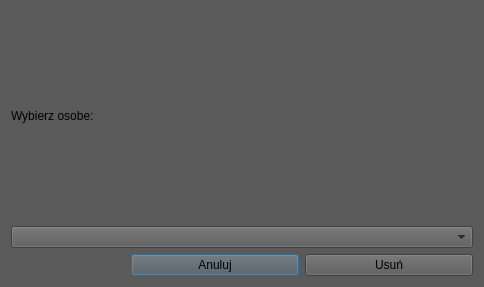
<?xml version="1.0" encoding="UTF-8"?>
<ui version="4.0">
 <class>RemovePersonWindow</class>
 <widget class="QDialog" name="RemovePersonWindow">
  <property name="geometry">
   <rect>
    <x>0</x>
    <y>0</y>
    <width>484</width>
    <height>287</height>
   </rect>
  </property>
  <property name="windowTitle">
   <string>Dialog</string>
  </property>
  <property name="styleSheet">
   <string notr="true">background-color: rgb(90, 90, 90);</string>
  </property>
  <layout class="QVBoxLayout" name="verticalLayout_2">
   <item>
    <layout class="QVBoxLayout" name="verticalLayout">
     <item>
      <layout class="QHBoxLayout" name="horizontalLayout_2">
       <item>
        <widget class="QLabel" name="choosePersonLabel">
         <property name="styleSheet">
          <string notr="true">font: italic 22pt &quot;Trebuchet MS&quot;;
color: &quot;white&quot;;</string>
         </property>
         <property name="text">
          <string>Wybierz osobe: </string>
         </property>
        </widget>
       </item>
       <item>
        <widget class="QLabel" name="pictureLabel">
         <property name="text">
          <string/>
         </property>
        </widget>
       </item>
      </layout>
     </item>
     <item>
      <widget class="QComboBox" name="personComboBox">
       <property name="styleSheet">
        <string notr="true">font: italic 14pt &quot;Trebuchet MS&quot;;
color: &quot;white&quot;;</string>
       </property>
      </widget>
     </item>
    </layout>
   </item>
   <item>
    <layout class="QHBoxLayout" name="horizontalLayout" stretch="5,7,7">
     <item>
      <spacer name="horizontalSpacer">
       <property name="orientation">
        <enum>Qt::Horizontal</enum>
       </property>
       <property name="sizeHint" stdset="0">
        <size>
         <width>78</width>
         <height>20</height>
        </size>
       </property>
      </spacer>
     </item>
     <item>
      <widget class="QPushButton" name="cancelPushButton">
       <property name="cursor">
        <cursorShape>OpenHandCursor</cursorShape>
       </property>
       <property name="styleSheet">
        <string notr="true">font: italic 22pt &quot;Trebuchet MS&quot;;
color: &quot;white&quot;;</string>
       </property>
       <property name="text">
        <string>Anuluj</string>
       </property>
      </widget>
     </item>
     <item>
      <widget class="QPushButton" name="addPushButton">
       <property name="cursor">
        <cursorShape>OpenHandCursor</cursorShape>
       </property>
       <property name="styleSheet">
        <string notr="true">font: italic 22pt &quot;Trebuchet MS&quot;;
color: &quot;white&quot;;</string>
       </property>
       <property name="text">
        <string>Usuń</string>
       </property>
      </widget>
     </item>
    </layout>
   </item>
  </layout>
 </widget>
 <resources/>
 <connections/>
</ui>
